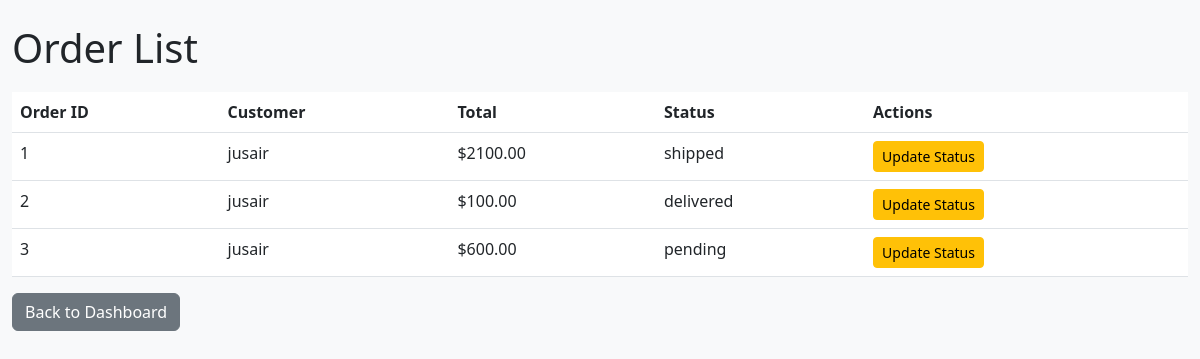
Page /shops/orders/ (signed in) on the earlier database version.
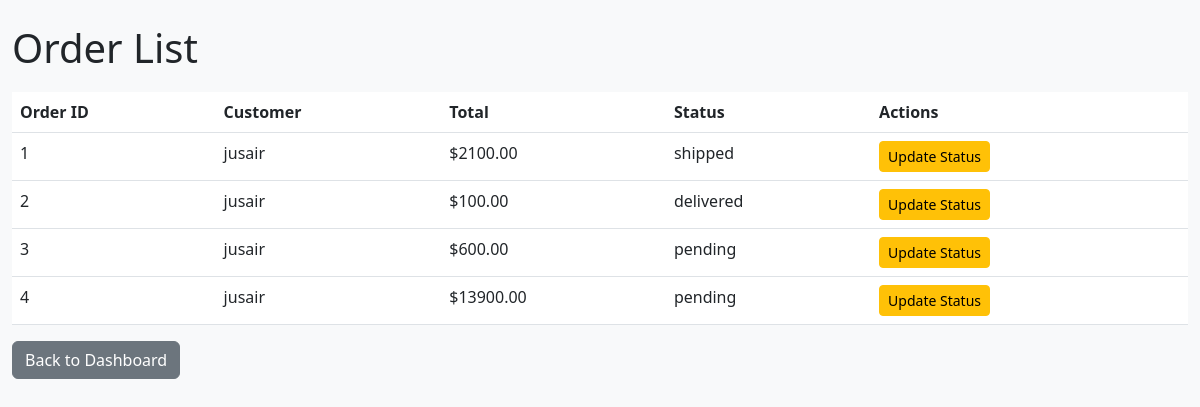
Same page on the later database version.
### orders/models.py (models this page shows, shortened)
class Order(models.Model):
    customer = models.ForeignKey(Customer, on_delete=models.CASCADE, related_name='orders')
    outlet = models.ForeignKey(Shop, on_delete=models.CASCADE, related_name='orders')  # Link to the outlet (shop)
    created_at = models.DateTimeField(auto_now_add=True)
    status = models.CharField(max_length=50, choices=[
        ('pending', 'Pending'),
        ('processing', 'Processing'),
        ('shipped', 'Shipped'),
        ('delivered', 'Delivered'),
        ('cancelled', 'Cancelled'),
    ], default='pending')
    total_calories = models.PositiveIntegerField(default=0)  # Total calories in the order
    @property
    def total_price(self):
        return sum(item.product.price * item.quantity for item in self.items.all())

class OrderItem(models.Model):
    order = models.ForeignKey(Order, on_delete=models.CASCADE, related_name='items')
    product = models.ForeignKey('products.Product', on_delete=models.CASCADE)
    quantity = models.PositiveIntegerField(default=1)

### users/models.py (models this page shows, shortened)
class Customer(models.Model):
    user = models.OneToOneField(User, on_delete=models.CASCADE, unique=True)  # Ensure uniqueness
    profile_photo = models.ImageField(upload_to='profile_photos/', blank=True, null=True)
    phone_number = models.CharField(max_length=15, blank=True, null=True)
    address = models.TextField(blank=True, null=True)
    location = models.CharField(max_length=255, blank=True, null=True)

### products/models.py (models this page shows, shortened)
class Product(models.Model):
    name = models.CharField(max_length=255)
    description = models.TextField()
    price = models.DecimalField(max_digits=10, decimal_places=2)
    image = models.ImageField(upload_to='product_images/', blank=True, null=True)
    calories_per_100g = models.PositiveIntegerField(help_text="Calories per 100g of the product")
    outlet = models.ForeignKey(Shop, on_delete=models.CASCADE, related_name='products')  # Link to the outlet (shop)
    stock = models.PositiveIntegerField(default=0)
    created_at = models.DateTimeField(auto_now_add=True)
    updated_at = models.DateTimeField(auto_now=True)
    category = models.ForeignKey(Category, on_delete=models.SET_NULL, null=True, blank=True)
    species = models.ManyToManyField(Species, blank=True)  # ✅ Allow multiple species

### shops/views.py (the view)
# urls.py: path('orders/', views.shop_orders, name='shop_orders'),
@login_required
def shop_orders(request):
    shop = get_object_or_404(Shop, shop_owner=request.user)
    orders = Order.objects.filter(outlet=shop)  # Use `outlet` instead of `shop`
    return render(request, 'shops/order_list.html', {'orders': orders})

### shops/templates/shops/order_list.html
{% extends 'base.html' %}
{% block content %}
<h1>Order List</h1>
<table class="table">
    <thead>
        <tr>
            <th>Order ID</th>
            <th>Customer</th>
            <th>Total</th>
            <th>Status</th>
            <th>Actions</th>
        </tr>
    </thead>
    <tbody>
        {% for order in orders %}
        <tr>
            <td>{{ order.id }}</td>
            <td>{{ order.customer.user.username }}</td>
            <td>${{ order.total_price }}</td>
            <td>{{ order.status }}</td>
            <td>
                <a href="{% url 'update_order_status' order.id %}" class="btn btn-warning btn-sm">Update Status</a>
            </td>
        </tr>
        {% endfor %}
    </tbody>
</table>
<a href="{% url 'shop_dashboard' %}" class="btn btn-secondary">Back to Dashboard</a>
{% endblock %}

Differences in the rows shown:
added Order: id "4", customer.user.username "jusair", total_price "13900.00", status "pending"
